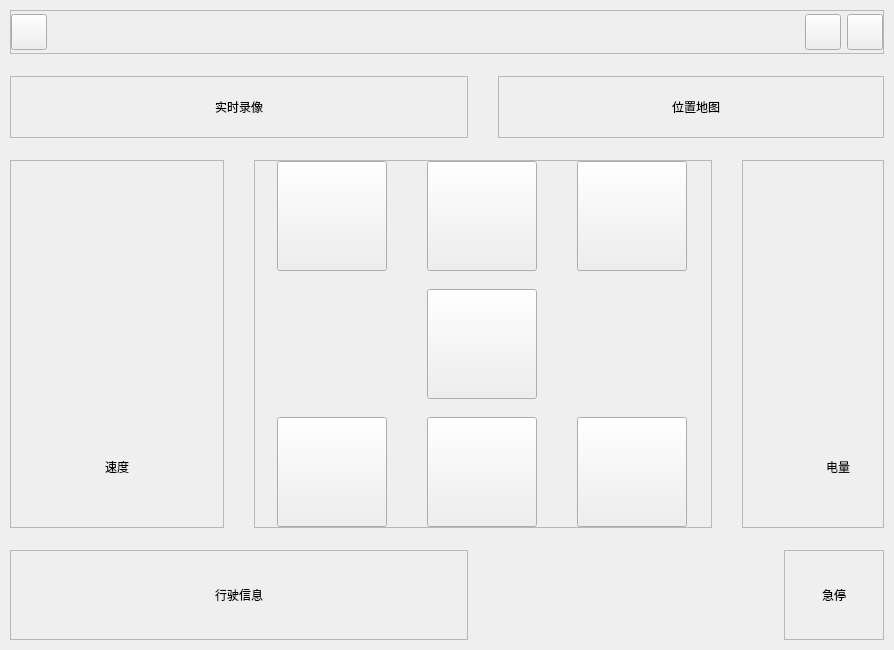
<?xml version='1.0' encoding='utf-8'?>
<ui version="4.0">
 <class>Form</class>
 <widget class="QWidget" name="Form">
  <property name="geometry">
   <rect>
    <x>0</x>
    <y>0</y>
    <width>894</width>
    <height>650</height>
   </rect>
  </property>
  <property name="windowTitle">
   <string>Form</string>
  </property>
  <layout class="QGridLayout" name="gridLayout" rowstretch="0,4,5,2" columnstretch="2,2,2,2">
   <item row="2" column="1" colspan="2">
    <widget class="QFrame" name="frameDpad">
     <property name="sizePolicy">
      <sizepolicy hsizetype="Expanding" vsizetype="Expanding">
       <horstretch>0</horstretch>
       <verstretch>0</verstretch>
      </sizepolicy>
     </property>
     <property name="frameShape">
      <enum>QFrame::StyledPanel</enum>
     </property>
     <property name="frameShadow">
      <enum>QFrame::Raised</enum>
     </property>
     <layout class="QGridLayout" name="dpadLayout">
      <property name="leftMargin">
       <number>0</number>
      </property>
      <property name="topMargin">
       <number>0</number>
      </property>
      <property name="rightMargin">
       <number>0</number>
      </property>
      <property name="bottomMargin">
       <number>0</number>
      </property>
      <property name="spacing">
       <number>18</number>
      </property>
      <item row="0" column="0">
       <widget class="QPushButton" name="btnUpLeft">
        <property name="minimumSize">
         <size>
          <width>110</width>
          <height>110</height>
         </size>
        </property>
        <property name="maximumSize">
         <size>
          <width>110</width>
          <height>110</height>
         </size>
        </property>
        <property name="text">
         <string />
        </property>
       </widget>
      </item>
      <item row="0" column="1">
       <widget class="QPushButton" name="btnUp">
        <property name="minimumSize">
         <size>
          <width>110</width>
          <height>110</height>
         </size>
        </property>
        <property name="maximumSize">
         <size>
          <width>110</width>
          <height>110</height>
         </size>
        </property>
        <property name="text">
         <string />
        </property>
       </widget>
      </item>
      <item row="0" column="2">
       <widget class="QPushButton" name="btnUpRight">
        <property name="minimumSize">
         <size>
          <width>110</width>
          <height>110</height>
         </size>
        </property>
        <property name="maximumSize">
         <size>
          <width>110</width>
          <height>110</height>
         </size>
        </property>
        <property name="text">
         <string />
        </property>
       </widget>
      </item>
      <item row="1" column="1">
       <widget class="QPushButton" name="btnStop">
        <property name="minimumSize">
         <size>
          <width>110</width>
          <height>110</height>
         </size>
        </property>
        <property name="maximumSize">
         <size>
          <width>110</width>
          <height>110</height>
         </size>
        </property>
        <property name="text">
         <string />
        </property>
       </widget>
      </item>
      <item row="2" column="0">
       <widget class="QPushButton" name="btnDownLeft">
        <property name="minimumSize">
         <size>
          <width>110</width>
          <height>110</height>
         </size>
        </property>
        <property name="maximumSize">
         <size>
          <width>110</width>
          <height>110</height>
         </size>
        </property>
        <property name="text">
         <string />
        </property>
       </widget>
      </item>
      <item row="2" column="1">
       <widget class="QPushButton" name="btnDown">
        <property name="minimumSize">
         <size>
          <width>110</width>
          <height>110</height>
         </size>
        </property>
        <property name="maximumSize">
         <size>
          <width>110</width>
          <height>110</height>
         </size>
        </property>
        <property name="text">
         <string />
        </property>
       </widget>
      </item>
      <item row="2" column="2">
       <widget class="QPushButton" name="btnDownRight">
        <property name="minimumSize">
         <size>
          <width>110</width>
          <height>110</height>
         </size>
        </property>
        <property name="maximumSize">
         <size>
          <width>110</width>
          <height>110</height>
         </size>
        </property>
        <property name="text">
         <string />
        </property>
       </widget>
      </item>
     </layout>
    </widget>
   </item>
   <property name="leftMargin">
    <number>10</number>
   </property>
   <property name="topMargin">
    <number>10</number>
   </property>
   <property name="rightMargin">
    <number>10</number>
   </property>
   <property name="bottomMargin">
    <number>10</number>
   </property>
   <property name="horizontalSpacing">
    <number>30</number>
   </property>
   <property name="verticalSpacing">
    <number>22</number>
   </property>
   <item row="0" column="0" colspan="4">
    <widget class="QFrame" name="frameTopBar">
     <property name="sizePolicy">
      <sizepolicy hsizetype="Expanding" vsizetype="Fixed">
       <horstretch>0</horstretch>
       <verstretch>0</verstretch>
      </sizepolicy>
     </property>
     <property name="minimumSize">
      <size>
       <width>0</width>
       <height>44</height>
      </size>
     </property>
     <property name="frameShape">
      <enum>QFrame::StyledPanel</enum>
     </property>
     <property name="frameShadow">
      <enum>QFrame::Raised</enum>
     </property>
     <layout class="QHBoxLayout" name="topBarLayout">
      <property name="leftMargin">
       <number>0</number>
      </property>
      <property name="topMargin">
       <number>0</number>
      </property>
      <property name="rightMargin">
       <number>0</number>
      </property>
      <property name="bottomMargin">
       <number>0</number>
      </property>
      <item>
       <widget class="QPushButton" name="btnBack">
        <property name="minimumSize">
         <size>
          <width>36</width>
          <height>36</height>
         </size>
        </property>
        <property name="maximumSize">
         <size>
          <width>36</width>
          <height>36</height>
         </size>
        </property>
        <property name="text">
         <string />
        </property>
       </widget>
      </item>
      <item>
       <spacer name="topBarSpacer">
        <property name="orientation">
         <enum>Qt::Horizontal</enum>
        </property>
        <property name="sizeHint" stdset="0">
         <size>
          <width>40</width>
          <height>20</height>
         </size>
        </property>
       </spacer>
      </item>
      <item>
       <widget class="QPushButton" name="btnMin">
        <property name="minimumSize">
         <size>
          <width>36</width>
          <height>36</height>
         </size>
        </property>
        <property name="maximumSize">
         <size>
          <width>36</width>
          <height>36</height>
         </size>
        </property>
        <property name="text">
         <string />
        </property>
       </widget>
      </item>
      <item>
       <widget class="QPushButton" name="btnClose">
        <property name="minimumSize">
         <size>
          <width>36</width>
          <height>36</height>
         </size>
        </property>
        <property name="maximumSize">
         <size>
          <width>36</width>
          <height>36</height>
         </size>
        </property>
        <property name="text">
         <string />
        </property>
       </widget>
      </item>
     </layout>
    </widget>
   </item>
   <item row="2" column="0">
    <widget class="QFrame" name="frameSpeedBar">
     <property name="frameShape">
      <enum>QFrame::StyledPanel</enum>
     </property>
     <property name="frameShadow">
      <enum>QFrame::Raised</enum>
     </property>
     <layout class="QVBoxLayout" name="verticalLayout_2">
      <property name="leftMargin">
       <number>0</number>
      </property>
      <property name="topMargin">
       <number>0</number>
      </property>
      <property name="rightMargin">
       <number>0</number>
      </property>
      <property name="bottomMargin">
       <number>0</number>
      </property>
      <item>
       <spacer name="speedTopSpacer">
        <property name="orientation">
         <enum>Qt::Vertical</enum>
        </property>
        <property name="sizeHint" stdset="0">
         <size>
          <width>20</width>
          <height>40</height>
         </size>
        </property>
       </spacer>
      </item>
      <item alignment="Qt::AlignHCenter">
       <widget class="SpeedGaugeWidget" name="speedBarPlaceholder" native="true">
        <property name="minimumSize">
         <size>
          <width>90</width>
          <height>240</height>
         </size>
        </property>
        <property name="maximumSize">
         <size>
          <width>90</width>
          <height>16777215</height>
         </size>
        </property>
       </widget>
      </item>
      <item>
       <widget class="QLabel" name="labelSpeedText">
        <property name="text">
         <string>速度</string>
        </property>
        <property name="alignment">
         <set>Qt::AlignCenter</set>
        </property>
       </widget>
      </item>
      <item>
       <spacer name="speedBottomSpacer">
        <property name="orientation">
         <enum>Qt::Vertical</enum>
        </property>
        <property name="sizeHint" stdset="0">
         <size>
          <width>20</width>
          <height>40</height>
         </size>
        </property>
       </spacer>
      </item>
     </layout>
    </widget>
   </item>
   <item row="2" column="3">
    <widget class="QFrame" name="frameBatteryBar">
     <property name="frameShape">
      <enum>QFrame::StyledPanel</enum>
     </property>
     <property name="frameShadow">
      <enum>QFrame::Raised</enum>
     </property>
     <layout class="QVBoxLayout" name="verticalLayout_3">
      <property name="leftMargin">
       <number>50</number>
      </property>
      <property name="topMargin">
       <number>0</number>
      </property>
      <property name="rightMargin">
       <number>0</number>
      </property>
      <property name="bottomMargin">
       <number>0</number>
      </property>
      <item>
       <spacer name="batteryTopSpacer">
        <property name="orientation">
         <enum>Qt::Vertical</enum>
        </property>
        <property name="sizeHint" stdset="0">
         <size>
          <width>20</width>
          <height>40</height>
         </size>
        </property>
       </spacer>
      </item>
      <item alignment="Qt::AlignHCenter">
       <widget class="BatteryGaugeWidget" name="batteryBarPlaceholder" native="true">
        <property name="minimumSize">
         <size>
          <width>90</width>
          <height>240</height>
         </size>
        </property>
        <property name="maximumSize">
         <size>
          <width>90</width>
          <height>16777215</height>
         </size>
        </property>
       </widget>
      </item>
      <item>
       <widget class="QLabel" name="labelBatteryText">
        <property name="text">
         <string>电量</string>
        </property>
        <property name="alignment">
         <set>Qt::AlignCenter</set>
        </property>
       </widget>
      </item>
      <item>
       <spacer name="batteryBottomSpacer">
        <property name="orientation">
         <enum>Qt::Vertical</enum>
        </property>
        <property name="sizeHint" stdset="0">
         <size>
          <width>20</width>
          <height>40</height>
         </size>
        </property>
       </spacer>
      </item>
     </layout>
    </widget>
   </item>
   <item row="3" column="0" colspan="2">
    <widget class="GlassFrame" name="frameDriveInfo">
     <property name="frameShape">
      <enum>QFrame::StyledPanel</enum>
     </property>
     <property name="frameShadow">
      <enum>QFrame::Raised</enum>
     </property>
     <layout class="QVBoxLayout" name="driveLayout">
      <property name="leftMargin">
       <number>0</number>
      </property>
      <property name="topMargin">
       <number>0</number>
      </property>
      <property name="rightMargin">
       <number>0</number>
      </property>
      <property name="bottomMargin">
       <number>0</number>
      </property>
      <item>
       <widget class="QLabel" name="labelDriveInfo">
        <property name="text">
         <string>行驶信息</string>
        </property>
        <property name="alignment">
         <set>Qt::AlignCenter</set>
        </property>
       </widget>
      </item>
     </layout>
    </widget>
   </item>
   <item row="1" column="2" colspan="2">
    <widget class="GlassFrame" name="frameMap">
     <property name="sizePolicy">
      <sizepolicy hsizetype="Expanding" vsizetype="Expanding">
       <horstretch>0</horstretch>
       <verstretch>0</verstretch>
      </sizepolicy>
     </property>
     <property name="styleSheet">
      <string notr="true" />
     </property>
     <property name="frameShape">
      <enum>QFrame::StyledPanel</enum>
     </property>
     <property name="frameShadow">
      <enum>QFrame::Raised</enum>
     </property>
     <layout class="QVBoxLayout" name="mapLayout">
      <property name="leftMargin">
       <number>10</number>
      </property>
      <property name="topMargin">
       <number>0</number>
      </property>
      <property name="rightMargin">
       <number>0</number>
      </property>
      <property name="bottomMargin">
       <number>0</number>
      </property>
      <item>
       <widget class="QLabel" name="label_2">
        <property name="text">
         <string>位置地图</string>
        </property>
        <property name="alignment">
         <set>Qt::AlignCenter</set>
        </property>
       </widget>
      </item>
     </layout>
    </widget>
   </item>
   <item row="1" column="0" colspan="2">
    <widget class="GlassFrame" name="frameVideo">
     <property name="sizePolicy">
      <sizepolicy hsizetype="Expanding" vsizetype="Expanding">
       <horstretch>0</horstretch>
       <verstretch>0</verstretch>
      </sizepolicy>
     </property>
     <property name="styleSheet">
      <string notr="true" />
     </property>
     <property name="frameShape">
      <enum>QFrame::StyledPanel</enum>
     </property>
     <property name="frameShadow">
      <enum>QFrame::Raised</enum>
     </property>
     <layout class="QVBoxLayout" name="videoLayout">
      <property name="leftMargin">
       <number>0</number>
      </property>
      <property name="topMargin">
       <number>0</number>
      </property>
      <property name="rightMargin">
       <number>0</number>
      </property>
      <property name="bottomMargin">
       <number>0</number>
      </property>
      <item>
       <widget class="QLabel" name="label">
        <property name="text">
         <string>实时录像</string>
        </property>
        <property name="alignment">
         <set>Qt::AlignCenter</set>
        </property>
       </widget>
      </item>
     </layout>
    </widget>
   </item>
   <item row="3" column="3">
    <widget class="GlassFrame" name="frameEStop">
     <property name="minimumSize">
      <size>
       <width>90</width>
       <height>90</height>
      </size>
     </property>
     <property name="maximumSize">
      <size>
       <width>100</width>
       <height>100</height>
      </size>
     </property>
     <property name="layoutDirection">
      <enum>Qt::RightToLeft</enum>
     </property>
     <property name="frameShape">
      <enum>QFrame::StyledPanel</enum>
     </property>
     <property name="frameShadow">
      <enum>QFrame::Raised</enum>
     </property>
     <layout class="QVBoxLayout" name="estopLayout">
      <property name="leftMargin">
       <number>0</number>
      </property>
      <property name="topMargin">
       <number>0</number>
      </property>
      <property name="rightMargin">
       <number>0</number>
      </property>
      <property name="bottomMargin">
       <number>0</number>
      </property>
      <item>
       <widget class="QLabel" name="labelEStop">
        <property name="text">
         <string>急停</string>
        </property>
        <property name="alignment">
         <set>Qt::AlignCenter</set>
        </property>
       </widget>
      </item>
     </layout>
    </widget>
   </item>
  </layout>
 </widget>
 <customwidgets>
  <customwidget>
   <class>SpeedGaugeWidget</class>
   <extends>QWidget</extends>
   <header>Beautify.control_content_widgets.vertical_gauge</header>
   <container>1</container>
  </customwidget>
  <customwidget>
   <class>BatteryGaugeWidget</class>
   <extends>QWidget</extends>
   <header>Beautify.control_content_widgets.vertical_gauge</header>
   <container>1</container>
  </customwidget>
  <customwidget>
   <class>GlassFrame</class>
   <extends>QFrame</extends>
   <header>Beautify.control_content_widgets.glass_frame</header>
   <container>1</container>
  </customwidget>
 </customwidgets>
 <resources />
 <connections />
</ui>
